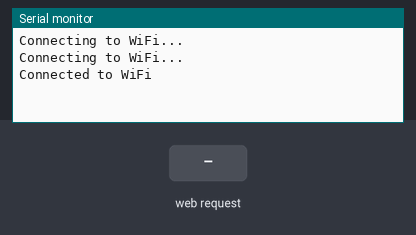
This program was run on a simulated ESP32. On the bench: the last lines printed to the serial monitor. Inputs (shaded band) come from the test bench. WiFi joins after 1.5 s; servers stay silent unless stated.

Above: at 4.2 s.
4.3 s: HTTP request GET /action?go=1 received
At 5.5 s:
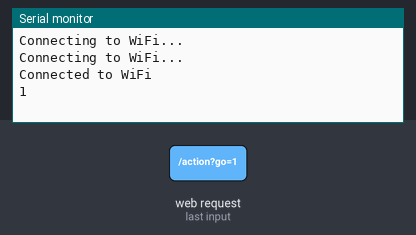
5.8 s: HTTP request GET /action?go=0 received
At 6.9 s:
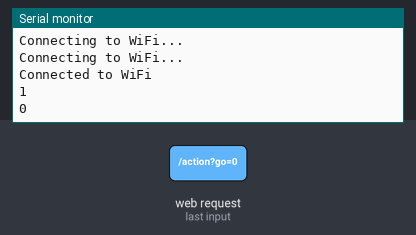

Measured:
- after the input at 4.3 s, the serial monitor: prints a new line at once (image 1)
- after the input at 5.8 s, the serial monitor: prints a new line at once (image 2)

The program:

main.cpp
```cpp
#include <Arduino.h>
#include <WiFi.h>
#include <ESPAsyncWebServer.h>
#include <ArduinoJson.h>

// Replace with your network credentials
const char* ssid = "Haykull";
const char* password = "asd12321";

// Set your Gateway IP address
IPAddress StaticIP(172, 20, 10, 9);
IPAddress gateway(172, 20, 10, 1);
IPAddress subnet(255, 255, 255, 240);
IPAddress dns(172, 20, 10, 1);

// Create an instance of the web server
AsyncWebServer server(80);

static const char PROGMEM INDEX_HTML[] = R"rawliteral(
<html>
  <head>
    <title></title>
    <meta name="viewport" content="width=device-width, initial-scale=1">
    <style>
      body { font-family: Arial; text-align: center; margin:0px auto; padding-top: 30px;}
      table { margin-left: auto; margin-right: auto; }
      td { padding: 8 px; }
      .button {
        background-color: #2f4468;
        border: none;
        color: white;
        padding: 10px 20px;
        text-align: center;
        text-decoration: none;
        display: inline-block;
        font-size: 18px;
        margin: 6px 3px;
        cursor: pointer;
        -webkit-touch-callout: none;
        -webkit-user-select: none;
        -khtml-user-select: none;
        -moz-user-select: none;
        -ms-user-select: none;
        user-select: none;
        -webkit-tap-highlight-color: rgba(0,0,0,0);
      }
      img {  width: auto ;
        max-width: 100% ;
        height: auto ;
      }
    </style>
  </head>
  <body>
    <table>
      <tr>
        <td colspan="3" align="center">
          <button class="button" onmousedown="toggleCheckbox('forward');" ontouchstart="toggleCheckbox('forward');" onmouseup="toggleCheckbox('stop');" ontouchend="toggleCheckbox('stop');">Forward</button>
        </td>
      </tr>
      <tr>
        <td align="center">
          <button class="button" onmousedown="toggleCheckbox('left');" ontouchstart="toggleCheckbox('left');" onmouseup="toggleCheckbox('stop');" ontouchend="toggleCheckbox('stop');">Left</button>
        </td>
        <td align="center">
          <button class="button" onmousedown="toggleCheckbox('stop');" ontouchstart="toggleCheckbox('stop');">Stop</button>
        </td>
        <td align="center">
          <button class="button" onmousedown="toggleCheckbox('right');" ontouchstart="toggleCheckbox('right');" onmouseup="toggleCheckbox('stop');" ontouchend="toggleCheckbox('stop');">Right</button>
        </td>
      </tr>
      <tr>
        <td colspan="3" align="center">
          <button class="button" onmousedown="toggleCheckbox('backward');" ontouchstart="toggleCheckbox('backward');" onmouseup="toggleCheckbox('stop');" ontouchend="toggleCheckbox('stop');">Backward</button>
        </td>
      </tr>
    </table>
    <script>
      function toggleCheckbox(x) {
        var xhr = new XMLHttpRequest();
        xhr.open("GET", "/action?go=" + x, true);
        xhr.onreadystatechange = function() {
          if (xhr.readyState == 4 && xhr.status == 200) {
            console.log("Command sent to Arduino:", x);
          }
        };
        xhr.send();
      }
      window.onload = function() {
        document.getElementById("photo").src = window.location.href.slice(0, -1) + ":81/stream";
      };
    </script>
  </body>
</html>
)rawliteral";

void handleRoot(AsyncWebServerRequest *request) {
  request->send_P(200, "text/html", INDEX_HTML);
}

void handleAction(AsyncWebServerRequest *request) {
  String param = request->getParam("go")->value();
  // Serial.print("Sending command to Arduino: ");
  Serial.println(param);

  // Error handling
  if (Serial.availableForWrite() <= 0) {
    Serial.println("Error sending data to Arduino");
    request->send(500, "text/plain", "Error");
  } else {
    request->send(200, "text/plain", "OK");
  }
}

void setup() {
  Serial.begin(115200);
  delay(1000);

  if (WiFi.config(StaticIP, gateway, subnet, dns) == false) {
    Serial.println("WiFi configuration failed.");
  }

  WiFi.begin(ssid, password);
  while (WiFi.status() != WL_CONNECTED) {
    delay(1000);
    Serial.println("Connecting to WiFi...");
  }
  Serial.println("Connected to WiFi");

  // Route for root URL
  server.on("/", HTTP_GET, handleRoot);
  server.on("/action", HTTP_GET, handleAction);

  server.begin();
}

void loop() {
}
```
